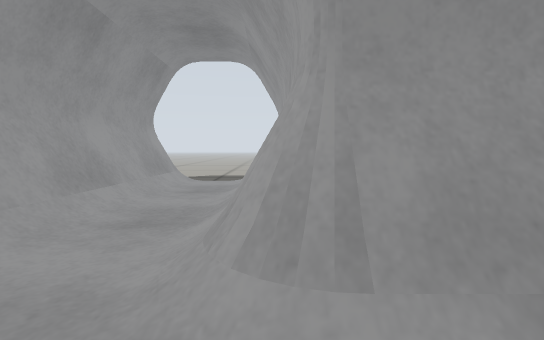
[1] (above)

12 first-person views from a walk through a Gazebo world. The camera is 0.27 m above the floor, tilts 4° down and sees 85° across. The floor is counted in squares, 0.2 m on a side. Each view is taken from the middle of a square. On the plan, view 1 faces up. The plan holds only what a view shows up to about 14 squares ahead; the rest is blank.

[2]
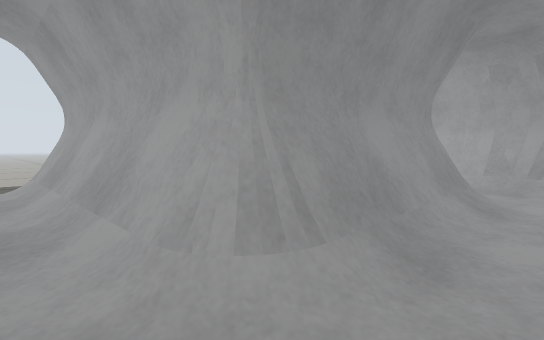

[3]
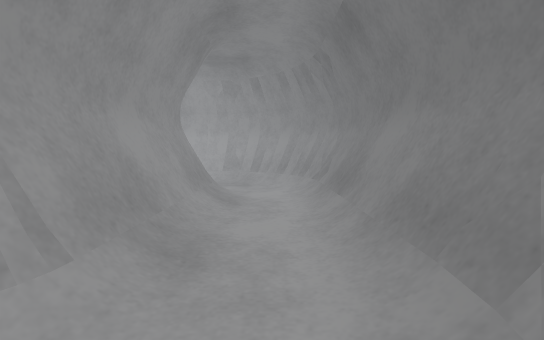

[4]
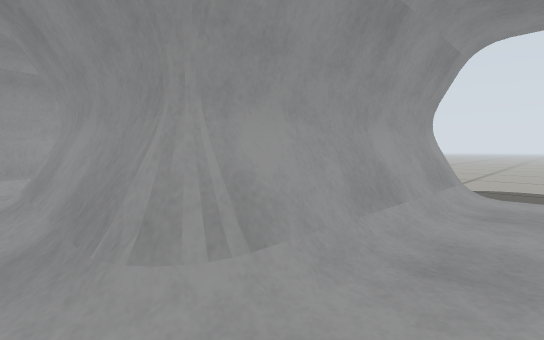

[5]
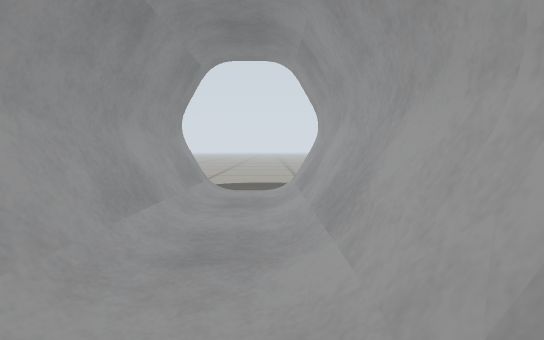

[6]
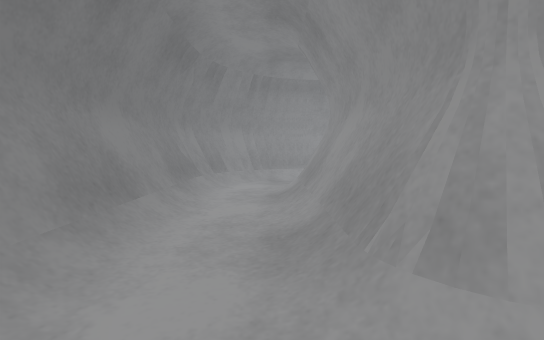

[7]
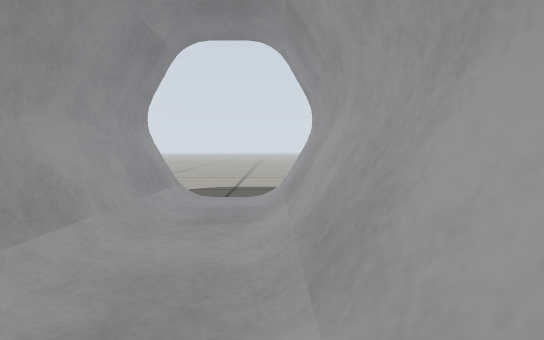

[8]
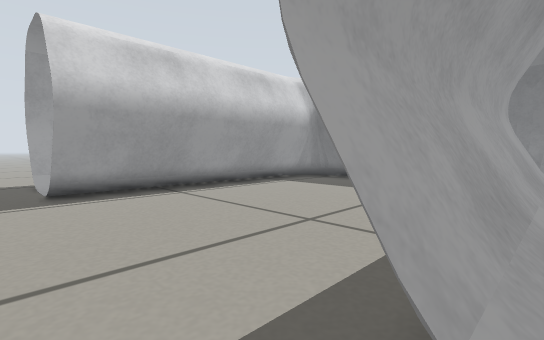

[9]
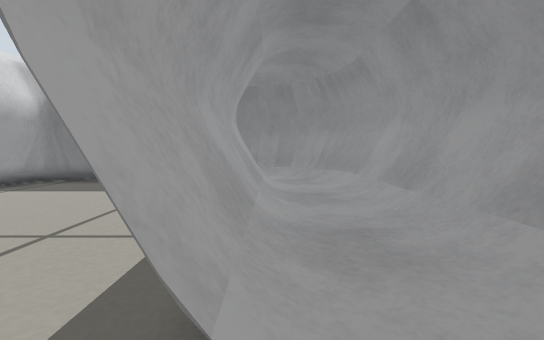

[10]
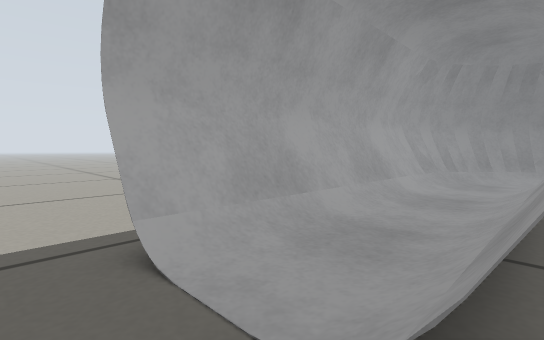

[11]
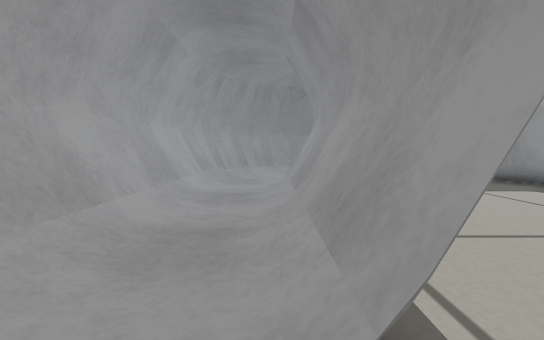

[12]
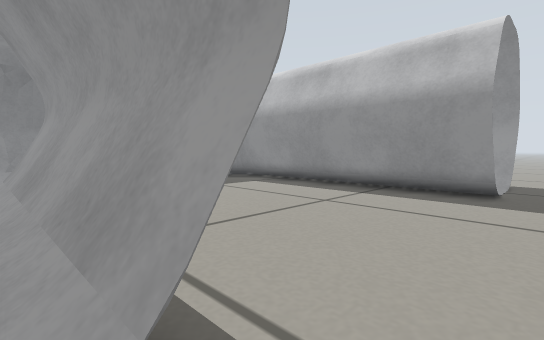

### Floor plan
Key: @ floor where view 1 was taken; # wall or solid block; . main floor; : floor 0.05 m higher than the main floor; / step, stairs or slope; = window, fence, low wall or low ledge.
Columns run from 5 left of view 1 to 14 right of it. Each row starts with its distance up from view 1.
 14  ...................
 13 ....................
 12 #=../#.......#/..##.
 11 #=../#.......#/..##
 10 #=../#.......#/..##
  9 #=../#.......#/..##
  8 #=../#.......#/..##
  7 #=../#.......#/..##
  6 #=../#.......#/..##
  5 #=../#.......#/..##
  4 #=../#..  ...#/..##
  3 #=../#########/..##
  2 #=../=========../##
  1  #:............./#
  0  ##..@........./##
 -1   ##=/////////=##
 -2    #############

Positions as (right, up) in squares from view 1, and headings:
1: (0, 0), facing up
2: (-2, 0), facing up-right
3: (-2, 0), facing right
4: (11, 1), facing up-left
5: (11, 1), facing up
6: (10, 1), facing left
7: (-1, 3), facing up
8: (-1, 14), facing down-right
9: (-1, 14), facing down
10: (8, 14), facing down-right
11: (9, 14), facing down
12: (9, 14), facing down-left
